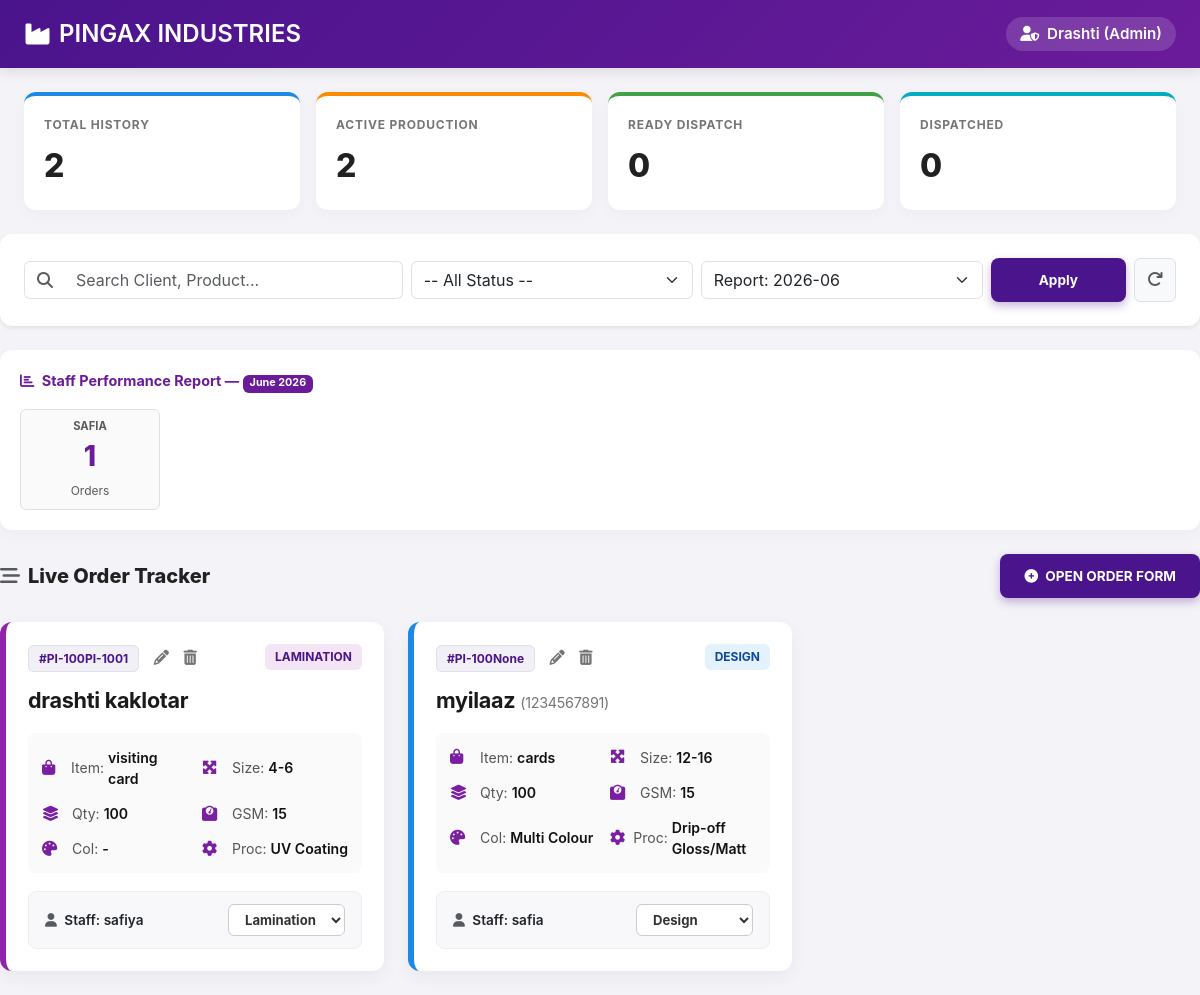
The page / (signed in) on the database its author committed.
### tables this page shows
CREATE TABLE orders (
            id TEXT PRIMARY KEY,
            client TEXT,
            product TEXT,
            size TEXT,
            qty INTEGER,
            gsm TEXT,
            color_type TEXT,
            print_side TEXT,
            order_date TEXT,
            delivery TEXT,
            phone TEXT,
            process TEXT,
            note TEXT,
            order_by TEXT,
            status TEXT,
            created_month TEXT
        , priority TEXT, contact TEXT, colour_type TEXT, printing_side TEXT, required_date TEXT, remarks TEXT, month_record TEXT);

### app.py (the view)
@app.route('/')
def dashboard():
    if 'user' not in session:
        return redirect(url_for('login'))
    search_query = request.args.get('search', '').strip()
    status_filter = request.args.get('status_filter', '').strip()
    selected_month = request.args.get('month_filter', datetime.now().strftime("%Y-%m"))
    display_month = datetime.strptime(selected_month, "%Y-%m").strftime("%B %Y")
    conn = get_db()
    cursor = conn.cursor()
    cursor.execute("SELECT COUNT(*) FROM orders")
    total_orders = cursor.fetchone()[0]
    cursor.execute("SELECT COUNT(*) FROM orders WHERE status NOT IN ('Dispatch', 'Completed')")
    active_prod = cursor.fetchone()[0]
    cursor.execute("SELECT COUNT(*) FROM orders WHERE status = 'Dispatch'")
    ready_dispatch = cursor.fetchone()[0]
    cursor.execute("SELECT COUNT(*) FROM orders WHERE status = 'Completed'")
    dispatched = cursor.fetchone()[0]
    query = "SELECT * FROM orders WHERE 1=1"
    params = []
    if search_query:
        query += " AND (client LIKE ? OR product LIKE ? OR id LIKE ?)"
        params.extend([f"%{search_query}%", f"%{search_query}%", f"%{search_query}%"])
    if status_filter:
        query += " AND status = ?"
        params.append(status_filter)
    query += " ORDER BY id DESC"
    cursor.execute(query, params)
    raw_orders = cursor.fetchall()
    orders = [dict(row) for row in raw_orders]
    cursor.execute("""
        SELECT order_by, COUNT(*)
        FROM orders
        WHERE order_by IS NOT NULL AND order_by != '' AND month_record = ?
        GROUP BY order_by
    """, (selected_month,))
    staff_report = [{"name": r[0], "count": r[1]} for r in cursor.fetchall()]
    cursor.execute("SELECT DISTINCT month_record FROM orders ORDER BY month_record DESC")
    available_months = [r[0] for r in cursor.fetchall() if r[0]]
    if selected_month not in available_months: available_months.append(selected_month)
    conn.close()
    return render_template('dashboard.html', orders=orders, staff_report=staff_report,
                           current_month=display_month, selected_month=selected_month,
                           available_months=sorted(available_months, reverse=True),
                           search_query=search_query, status_filter=status_filter,
                           total_orders=total_orders, active_prod=active_prod,
                           ready_dispatch=ready_dispatch, dispatched=dispatched)

### app.py (called while the page is built)
def get_db():
    conn = sqlite3.connect('pingax_factory.db')
    conn.row_factory = sqlite3.Row
    return conn

### templates/dashboard.html (shortened to what this page needs)
<!DOCTYPE html>
<html lang="en">
<head>
    <link href="https://cdn.jsdelivr.net/npm/bootstrap@5.3.0/dist/css/bootstrap.min.css" rel="stylesheet">
    <link href="https://cdnjs.cloudflare.com/ajax/libs/font-awesome/6.4.0/css/all.min.css" rel="stylesheet">
</head>
<body>
    <div class="navbar-custom d-flex justify-content-between align-items-center mb-4">
        <a href="/" style="color: white; text-decoration: none;" class="d-flex align-items-center fs-4">
            <i class="fas fa-industry me-2"></i> <span>PINGAX INDUSTRIES</span>
        </a>
        <div style="font-size: 0.95rem; background: rgba(255,255,255,0.15); padding: 6px 14px; border-radius: 20px;">
            <i class="fas fa-user-shield me-1"></i> Drashti (Admin)
        </div>
    </div>
    <div class="container-fluid px-4">
        <div class="row g-3 mb-4">
    <div class="col-md-3"><div class="stat-card" style="border-top-color: #1E88E5;"><div class="stat-title">TOTAL HISTORY</div><div class="stat-value">{{ total_orders }}</div></div></div>
    <div class="col-md-3"><div class="stat-card" style="border-top-color: #FB8C00;"><div class="stat-title">ACTIVE PRODUCTION</div><div class="stat-value">{{ active_prod }}</div></div></div>
    <div class="col-md-3"><div class="stat-card" style="border-top-color: #43A047;"><div class="stat-title">READY DISPATCH</div><div class="stat-value">{{ ready_dispatch }}</div></div></div>
    <div class="col-md-3"><div class="stat-card" style="border-top-color: #00ACC1;"><div class="stat-title">DISPATCHED</div><div class="stat-value">{{ dispatched }}</div></div></div>
</div>
        </div>
        <div class="card p-4 mb-4 border-0 shadow-sm" style="border-radius: 12px;">
            <form method="GET" action="/" class="row g-2 align-items-center">
                <div class="col-md-4">
                    <div class="input-group">
                        <span class="input-group-text bg-white border-end-0 text-muted"><i class="fas fa-search"></i></span>
                        <input type="text" name="search" value="{{ search_query }}" class="form-control border-start-0" placeholder="Search Client, Product...">
                    </div>
                </div>
                <div class="col-md-3">
                    <select name="status_filter" class="form-select">
                        <option value="">-- All Status --</option>
                    </select>
                </div>
                <div class="col-md-3">
                    <select name="month_filter" class="form-select" onchange="this.form.submit()">
                        {% for m in available_months %}
                            <option value="{{ m }}" {% if selected_month == m %}selected{% endif %}>Report: {{ m }}</option>
                        {% endfor %}
                    </select>
                </div>
                <div class="col-md-2 d-flex gap-2">
                    <button type="submit" class="btn btn-purple w-100">Apply</button>
                    <a href="/" class="btn btn-light border py-2 text-muted"><i class="fas fa-redo"></i></a>
                </div>
            </form>
        </div>
        <div class="report-card mb-4">
            <div style="font-size: 0.9rem; font-weight: 700; color: #6A1B9A;" class="mb-3">
                <i class="fas fa-chart-bar me-1"></i> Staff Performance Report — <span class="badge" style="background-color: #6A1B9A;">{{ current_month }}</span>
            </div>
            <div class="d-flex gap-3 flex-wrap">
                {% for staff in staff_report %}
                <div class="border p-2 px-4 rounded text-center" style="background: #fafafa; border-radius: 10px; min-width: 140px;">
                    <small class="text-uppercase text-muted d-block" style="font-size: 0.7rem; font-weight: 700;">{{ staff.name }}</small>
                    <span class="fs-3 d-block" style="color: #6A1B9A; font-weight: 800;">{{ staff.count }}</span>
                    <small class="text-muted" style="font-size: 0.75rem;">Orders</small>
                </div>
                {% endfor %}
            </div>
        </div>
        <div class="d-flex justify-content-between align-items-center mb-4">
            <h5 class="mb-0" style="font-weight: 800; color: #212121;"><i class="fas fa-stream me-2 text-muted"></i>Live Order Tracker</h5>
            <a href="/create-order" class="btn btn-purple"><i class="fas fa-plus-circle me-1"></i> OPEN ORDER FORM</a>
        </div>
        <div class="row">
            {% for o in orders %}
            <div class="col-md-4">
                <div class="order-card-premium" style="border-left-color: {% if o.status == 'Printing' %}#FB8C00{% elif o.status == 'Cutting' %}#43A047{% elif o.status == 'Lamination' %}#8E24AA{% elif o.status == 'Dispatch' %}#00ACC1{% elif o.status == 'Completed' %}#757575{% else %}#1E88E5{% endif %};">
                    <div class="card-top-row">
                        <div>
                            <span class="order-id">#PI-100{{ o.id }}</span>
                            <a href="/edit-order/{{ o.id }}" class="action-icon"><i class="fas fa-pencil-alt"></i></a>
                            <a href="/delete-order/{{ o.id }}" class="action-icon delete-icon" onclick="return confirm('Delete order?')"><i class="fas fa-trash-alt"></i></a>
                        </div>
                        <span class="status-badge {% if o.status == 'Printing' %}status-printing{% elif o.status == 'Cutting' %}status-cutting{% elif o.status == 'Lamination' %}status-lamination{% elif o.status == 'Dispatch' %}status-dispatch{% elif o.status == 'Completed' %}status-completed{% else %}status-design{% endif %}">
                            {{ o.status }}
                        </span>
                    </div>
                    <div class="client-title">{{ o.client }} {% if o.contact %}<span style="font-size: 0.9rem; color: #757575; font-weight: normal;">({{ o.contact }})</span>{% endif %}</div>
                    <div class="grid-info-box">
                        <div class="info-item"><i class="fas fa-shopping-bag"></i>Item: <strong>{{ o.product }}</strong></div>
                        <div class="info-item"><i class="fas fa-expand-arrows-alt"></i>Size: <strong>{{ o.size or '-' }}</strong></div>
                        <div class="info-item"><i class="fas fa-layer-group"></i>Qty: <strong>{{ o.qty }}</strong></div>
                        <div class="info-item"><i class="fas fa-weight"></i>GSM: <strong>{{ o.gsm or '-' }}</strong></div>
                        <div class="info-item"><i class="fas fa-palette"></i>Col: <strong>{{ o.colour_type or '-' }}</strong></div>
                        <div class="info-item"><i class="fas fa-cog"></i>Proc: <strong>{{ o.process or '-' }}</strong></div>
                    </div>
                    <div class="staff-row">
                        <div style="font-size: 0.85rem; font-weight: 600;"><i class="fas fa-user text-muted me-1"></i> Staff: <span>{{ o.order_by }}</span></div>
                        <form action="/update" method="POST" style="margin:0;">
                            <select name="status" onchange="this.form.submit()" class="select-sm-custom">
                                <option value="Design" {% if o.status == 'Design' %}selected{% endif %}>Design</option>
                                <option value="Lamination" {% if o.status == 'Lamination' %}selected{% endif %}>Lamination</option>
                            </select>
                        </form>
                    </div>
                </div>
            </div>
            {% endfor %}
        </div>
</body>
</html>

### templates/dashboard.html (style rules this page uses)
body { background-color: #f4f3f8; font-family: -apple-system, BlinkMacSystemFont, "Segoe UI", Roboto, sans-serif; }
.navbar-custom { background: linear-gradient(135deg, #4A148C, #6A1B9A); color: white; padding: 16px 24px; font-weight: 600; box-shadow: 0 4px 12px rgba(0,0,0,0.1); }
.stat-card { background: white; border-radius: 12px; padding: 20px; text-align: left; border-top: 4px solid; box-shadow: 0 4px 15px rgba(0,0,0,0.03); }
.stat-title { font-size: 0.75rem; font-weight: 700; color: #757575; letter-spacing: 0.8px; margin-bottom: 8px; }
.stat-value { font-size: 2rem; font-weight: 800; color: #212121; }
.report-card { background: white; border-radius: 12px; padding: 20px; box-shadow: 0 4px 15px rgba(0,0,0,0.03); }
.btn-purple { background-color: #4A148C !important; color: white !important; font-size: 0.85rem; font-weight: 700; padding: 12px 24px; border-radius: 8px; border: none; text-decoration: none; box-shadow: 0 4px 10px rgba(74, 20, 140, 0.3); }
.order-card-premium { background: white; border-radius: 12px; box-shadow: 0 6px 18px rgba(0,0,0,0.05); padding: 22px; border-left: 6px solid #6A1B9A; margin-bottom: 24px; position: relative; }
.card-top-row { display: flex; justify-content: space-between; align-items: center; margin-bottom: 14px; }
.order-id { background-color: #f1f0f6; color: #4A148C; font-size: 0.75rem; font-weight: 700; padding: 5px 10px; border-radius: 6px; border: 1px solid #e1dfea; }
.status-badge { font-size: 0.75rem; font-weight: 700; padding: 4px 10px; border-radius: 6px; text-transform: uppercase; }
.status-design { background-color: #E3F2FD; color: #0D47A1; }
.status-lamination { background-color: #F3E5F5; color: #4A148C; }
.client-title { font-size: 1.35rem; font-weight: 700; color: #1A1A1A; margin-bottom: 16px; letter-spacing: -0.3px; }
.grid-info-box { display: grid; grid-template-columns: 1fr 1fr; gap: 14px; margin-bottom: 18px; background: #fafafa; padding: 14px; border-radius: 8px; }
.info-item { font-size: 0.88rem; color: #555; display: flex; align-items: center; }
.info-item i { width: 22px; color: #7B1FA2; font-size: 0.95rem; margin-right: 8px; }
.info-item strong { color: #111; margin-left: 4px; font-weight: 600; }
.staff-row { background-color: #f8f7fa; padding: 12px 16px; border-radius: 8px; display: flex; justify-content: space-between; align-items: center; border: 1px solid #eee; }
.select-sm-custom { font-size: 0.82rem; font-weight: 700; color: #333; padding: 6px 12px; border-radius: 6px; border: 1px solid #ccc; background-color: white; cursor: pointer; }
.action-icon { color: #757575; font-size: 0.95rem; text-decoration: none; margin-left: 10px; transition: 0.2s; }

### rows shown on the page
orders: id "PI-1001", status "LAMINATION", client "drashti kaklotar", product "visiting card", size "4-6", qty "100", gsm "15", colour_type "-", process "UV Coating", order_by "safiya", status "Lamination"
orders: id "None", status "DESIGN", client "myilaaz", contact "1234567891", product "cards", size "12-16", qty "100", gsm "15", colour_type "Multi Colour", process "Drip-off Gloss/Matt", order_by "safia", status "Design"

### other values the page prints
{{ total_orders }} "2"
{{ active_prod }} "2"
{{ ready_dispatch }} "0"
{{ dispatched }} "0"
{{ current_month }} "June 2026"
{{ staff.name }} "SAFIA"
{{ staff.count }} "1"
